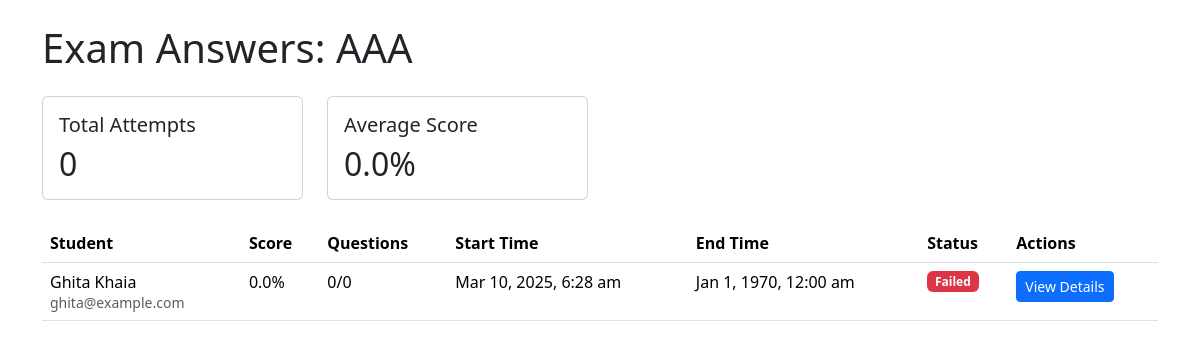
The page /teacher/view-exam-answers.php?id=62 (signed in) on the database its author committed.
### tables this page shows
CREATE TABLE `exams` (
  `id` int(11) NOT NULL,
  `title` varchar(255) NOT NULL,
  `description` text DEFAULT NULL,
  `is_published` tinyint(1) NOT NULL DEFAULT 0,
  `start_date` datetime NOT NULL,
  `end_date` datetime NOT NULL,
  `created_by` int(11) NOT NULL,
  `created_at` timestamp NOT NULL DEFAULT current_timestamp(),
  `total_points` enum('10','20','40','100') NOT NULL DEFAULT '10',
  `attempts_allowed` int(11) NOT NULL DEFAULT 1,
  `passing_score` int(11) NOT NULL DEFAULT 60,
  `has_timer` tinyint(1) DEFAULT 0,
  `duration_minutes` int(11) DEFAULT NULL
);

CREATE TABLE `exam_attempts` (
  `id` int(11) NOT NULL,
  `exam_id` int(11) NOT NULL,
  `student_id` int(11) NOT NULL,
  `start_time` datetime NOT NULL,
  `end_time` datetime DEFAULT NULL,
  `is_completed` tinyint(1) DEFAULT 0,
  `score` decimal(5,2) DEFAULT NULL,
  `graded_by` int(11) DEFAULT NULL,
  `created_at` timestamp NOT NULL DEFAULT current_timestamp(),
  `published` tinyint(1) NOT NULL DEFAULT 0,
  `teacher_feedback` text DEFAULT NULL,
  `graded_at` timestamp NULL DEFAULT NULL,
  `violations` int(11) DEFAULT 0
);

CREATE TABLE `users` (
  `id` int(11) NOT NULL,
  `username` varchar(50) NOT NULL,
  `password` varchar(255) NOT NULL,
  `email` varchar(100) NOT NULL,
  `role` enum('admin','teacher','student') NOT NULL DEFAULT 'student',
  `department` varchar(100) DEFAULT NULL,
  `status` enum('active','inactive') NOT NULL DEFAULT 'active',
  `full_name` varchar(100) NOT NULL,
  `created_at` timestamp NOT NULL DEFAULT current_timestamp(),
  `last_login` timestamp NULL DEFAULT NULL,
  `classroom_id` int(11) DEFAULT NULL,
  `is_approved` tinyint(1) DEFAULT 0
);

### teacher/view-exam-answers.php (the view, shortened to what this page needs)
<?php
$exam_id = $_GET['id'] ?? null;
$teacher_id = $_SESSION['user_id'];
try {
    $conn = getDBConnection();
    $stmt = $conn->prepare("
        SELECT e.*, COUNT(DISTINCT ea.id) as total_attempts,
               AVG(ea.score) as average_score
        FROM exams e
        LEFT JOIN exam_attempts ea ON e.id = ea.id
        WHERE e.id = ? AND e.created_by = ?
        GROUP BY e.id
    ");
    $stmt->execute([$exam_id, $teacher_id]);
    $exam = $stmt->fetch();
    $stmt = $conn->prepare("
        SELECT
            ea.*,
            u.full_name as student_name,
            u.email as student_email,
            COUNT(sa.id) as questions_answered,
            SUM(CASE WHEN mo.is_correct = 1 THEN 1 ELSE 0 END) as correct_answers
        FROM exam_attempts ea
        JOIN users u ON ea.student_id = u.id
        LEFT JOIN student_answers sa ON ea.id = sa.attempt_id
        LEFT JOIN mcq_options mo ON sa.selected_option_id = mo.id
        WHERE ea.exam_id = ?
        GROUP BY ea.id
        ORDER BY ea.end_time DESC
    ");
    $stmt->execute([$exam_id]);
    $attempts = $stmt->fetchAll();
} catch (Exception $e) {
    error_log("Error in view-exam-answers.php: " . $e->getMessage());
    setFlashMessage('error', 'An error occurred while loading exam answers.');
    header('Location: exams.php');
    exit;
}
?>
<!DOCTYPE html>
<html lang="en">
<head>
    <link href='https://unpkg.com/boxicons@2.1.4/css/boxicons.min.css' rel='stylesheet'>
    <link href="https://cdn.jsdelivr.net/npm/bootstrap@5.3.2/dist/css/bootstrap.min.css" rel="stylesheet">
</head>
<body>
    <div class="container py-4">
        <h1 class="mb-4">Exam Answers: <?php echo htmlspecialchars($exam['title']); ?></h1>
        <div class="row mb-4">
            <div class="col-md-3">
                <div class="card">
                    <div class="card-body">
                        <h5 class="card-title">Total Attempts</h5>
                        <p class="card-text h2"><?php echo $exam['total_attempts']; ?></p>
                    </div>
                </div>
            </div>
            <div class="col-md-3">
                <div class="card">
                    <div class="card-body">
                        <h5 class="card-title">Average Score</h5>
                        <p class="card-text h2"><?php echo number_format($exam['average_score'], 1); ?>%</p>
                    </div>
                </div>
            </div>
        </div>
        <div class="table-responsive">
            <table class="table table-hover">
                <thead>
                    <tr>
                        <th>Student</th>
                        <th>Score</th>
                        <th>Questions</th>
                        <th>Start Time</th>
                        <th>End Time</th>
                        <th>Status</th>
                        <th>Actions</th>
                    </tr>
                </thead>
                <tbody>
                    <?php foreach ($attempts as $attempt): ?>
                        <tr>
                            <td>
                                <?php echo htmlspecialchars($attempt['student_name']); ?><br>
                                <small class="text-muted"><?php echo htmlspecialchars($attempt['student_email']); ?></small>
                            </td>
                            <td><?php echo number_format($attempt['score'], 1); ?>%</td>
                            <td>
                                <?php echo $attempt['correct_answers']; ?>/<?php echo $attempt['questions_answered']; ?>
                            </td>
                            <td><?php echo date('M j, Y, g:i a', strtotime($attempt['start_time'])); ?></td>
                            <td><?php echo date('M j, Y, g:i a', strtotime($attempt['end_time'])); ?></td>
                            <td>
                                <?php if ($attempt['score'] >= $exam['passing_score']): ?>
                                    <span class="badge bg-success">Passed</span>
                                <?php else: ?>
                                    <span class="badge bg-danger">Failed</span>
                                <?php endif; ?>
                            </td>
                            <td>
                                <a href="view-attempt-details.php?attempt_id=<?php echo $attempt['id']; ?>"
                                   class="btn btn-sm btn-primary">
                                    View Details
                                </a>
                            </td>
                        </tr>
                    <?php endforeach; ?>
                </tbody>
            </table>
        </div>
    </div>
</body>
</html>

### rows shown on the page
exams: title "AAA"
exam_attempts: student.full_name "Ghita Khaia", student.email "ghita@example.com", score "0.0", correct_answers "0", questions_answered "0", start_time "Mar 10, 2025, 6:28 am", end_time "Jan 1, 1970, 12:00 am", shows "Failed"

### other values the page prints
$exam['total_attempts'] "0"
$exam['average_score'] "0.0"
